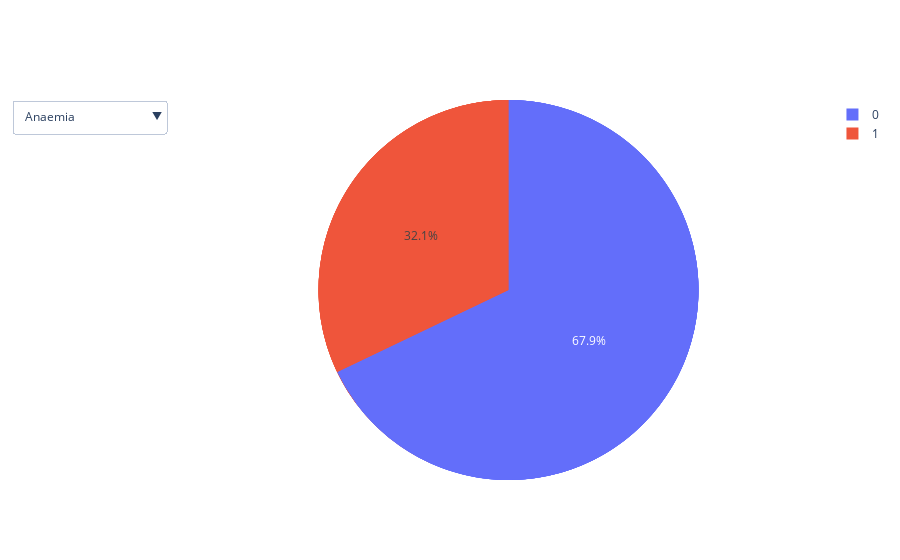

The notebook cell this image was saved under:
### Code cell
print("Select through the drop down menu to view related pie charts.")
fig = go.Figure()
col_list = ['anaemia','diabetes','high_blood_pressure','sex','smoking']
for col in col_list:
    temp = dict(data[col].value_counts())
    fig.add_trace(
      go.Pie(
          labels = list(temp.keys()),
          values =  list(temp.values())
      )
  )

fig.update_layout(
    updatemenus=[go.layout.Updatemenu(
        active=0,
        buttons=list(
            [dict(label = 'Anaemia',
                  method = 'update',
                  args = [{'visible': [True, False, False, False, False]}, 
                          {'title': 'Anaemia',
                           'showlegend':True}]),
             dict(label = 'Diabetes',
                  method = 'update',
                  args = [{'visible': [False, True, False, False, False]},
                          {'title': 'Diabetes',
                           'showlegend':True}]),
             dict(label = 'High Blood Pressure',
                  method = 'update',
                  args = [{'visible': [False,False, True, False, False]},
                          {'title': 'High Blood Pressure',
                           'showlegend':True}]),
             dict(label = 'Sex',
                  method = 'update',
                  args = [{'visible': [False, False,False,True, False]},
                          {'title': 'Sex',
                           'showlegend':True}]),
             dict(label = 'Smoking',
                  method = 'update',
                  args = [{'visible': [False,False, False, False, True]},
                          {'title': 'Smoking',
                           'showlegend':True}]),
            ])
        )
    ])

fig.show()

### Figure 1 — Plotly figure (JSON) as saved in the notebook; plotly's stock layout.template omitted (floating-point values rounded to 4 significant figures)
{"data": [{"labels": [0, 1], "type": "pie", "values": [170, 129]}, {"labels": [0, 1], "type": "pie", "values": [174, 125]}, {"labels": [0, 1], "type": "pie", "values": [194, 105]}, {"labels": [1, 0], "type": "pie", "values": [105, 194]}, {"labels": [0, 1], "type": "pie", "values": [203, 96]}], "layout": {"updatemenus": [{"active": 0, "buttons": [{"args": [{"visible": [true, false, false, false, false]}, {"showlegend": true, "title": "Anaemia"}], "label": "Anaemia", "method": "update"}, {"args": [{"visible": [false, true, false, false, false]}, {"showlegend": true, "title": "Diabetes"}], "label": "Diabetes", "method": "update"}, {"args": [{"visible": [false, false, true, false, false]}, {"showlegend": true, "title": "High Blood Pressure"}], "label": "High Blood Pressure", "method": "update"}, {"args": [{"visible": [false, false, false, true, false]}, {"showlegend": true, "title": "Sex"}], "label": "Sex", "method": "update"}, {"args": [{"visible": [false, false, false, false, true]}, {"showlegend": true, "title": "Smoking"}], "label": "Smoking", "method": "update"}]}]}}
